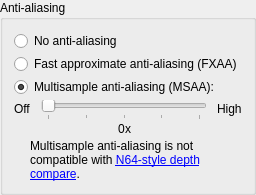
            <widget class="QGroupBox" name="antiAliasingGroupBox">
             <property name="title">
              <string>Anti-aliasing</string>
             </property>
             <layout class="QVBoxLayout" name="verticalLayout_25">
              <property name="spacing">
               <number>18</number>
              </property>
              <item>
               <widget class="QFrame" name="aliasingFrame">
                <property name="toolTip">
                 <string>&lt;html&gt;&lt;head/&gt;&lt;body&gt;&lt;p&gt;GLideN64 offers two methods to smooth jagged polygons:&lt;/p&gt;&lt;p&gt;&lt;span style=&quot; font-weight:600;&quot;&gt;Fast approximate anti-aliasing (FXAA)&lt;/span&gt;: FXAA is a post-processing filter that can provide a decent result, but as good as MSAA. The main reason to use FXAA is to use with &lt;span style=&quot; font-weight:600;&quot;&gt;N64-style depth compare&lt;/span&gt;. FXAA adds some blurriness to the output image, causing some textures like text to possibly look worse.&lt;/p&gt;&lt;p&gt;&lt;span style=&quot; font-weight:600;&quot;&gt;Multisample anti-aliasing (MSAA)&lt;/span&gt;: MSAA is a standard anti-aliasing technique used in computer graphics to improve image quality. Most modern GPUs support 2, 4, 8, and 16 samples. More samples mean better quality, but are slower. There are two downsides: it's incompatible with &lt;span style=&quot; font-weight:600;&quot;&gt;N64-style depth compare&lt;/span&gt; and may cause minor glitches in some games.&lt;/p&gt;&lt;p&gt;Recommendation: [&lt;span style=&quot; font-style:italic;&quot;&gt;Usually 16x MSAA, or FXAA with N64-style depth compare&lt;/span&gt;]&lt;/p&gt;&lt;/body&gt;&lt;/html&gt;</string>
                </property>
                <layout class="QVBoxLayout" name="verticalLayout_54">
                 <property name="spacing">
                  <number>3</number>
                 </property>
                 <property name="leftMargin">
                  <number>0</number>
                 </property>
                 <property name="topMargin">
                  <number>0</number>
                 </property>
                 <property name="rightMargin">
                  <number>0</number>
                 </property>
                 <property name="bottomMargin">
                  <number>0</number>
                 </property>
                 <item>
                  <widget class="QRadioButton" name="noaaRadioButton">
                   <property name="text">
                    <string>No anti-aliasing</string>
                   </property>
                  </widget>
                 </item>
                 <item>
                  <widget class="QRadioButton" name="fxaaRadioButton">
                   <property name="text">
                    <string>Fast approximate anti-aliasing (FXAA)</string>
                   </property>
                  </widget>
                 </item>
                 <item>
                  <widget class="QRadioButton" name="msaaRadioButton">
                   <property name="text">
                    <string>Multisample anti-aliasing (MSAA):</string>
                   </property>
                   <property name="checked">
                    <bool>true</bool>
                   </property>
                  </widget>
                 </item>
                 <item>
                  <widget class="QFrame" name="aliasingSliderFrame">
                   <layout class="QHBoxLayout" name="horizontalLayout_5">
                    <property name="spacing">
                     <number>10</number>
                    </property>
                    <property name="leftMargin">
                     <number>0</number>
                    </property>
                    <property name="topMargin">
                     <number>0</number>
                    </property>
                    <property name="rightMargin">
                     <number>0</number>
                    </property>
                    <property name="bottomMargin">
                     <number>0</number>
                    </property>
                    <item>
                     <layout class="QHBoxLayout" name="horizontalLayout_31">
                      <property name="topMargin">
                       <number>2</number>
                      </property>
                      <item alignment="Qt::AlignTop">
                       <widget class="QLabel" name="aliasingOffLabel">
                        <property name="text">
                         <string>Off</string>
                        </property>
                       </widget>
                      </item>
                     </layout>
                    </item>
                    <item>
                     <layout class="QVBoxLayout" name="verticalLayout_44">
                      <property name="spacing">
                       <number>2</number>
                      </property>
                      <item>
                       <widget class="QSlider" name="aliasingSlider">
                        <property name="maximum">
                         <number>4</number>
                        </property>
                        <property name="singleStep">
                         <number>1</number>
                        </property>
                        <property name="pageStep">
                         <number>1</number>
                        </property>
                        <property name="orientation">
                         <enum>Qt::Horizontal</enum>
                        </property>
                        <property name="tickPosition">
                         <enum>QSlider::TicksBelow</enum>
                        </property>
                        <property name="tickInterval">
                         <number>1</number>
                        </property>
                       </widget>
                      </item>
                      <item>
                       <layout class="QHBoxLayout" name="horizontalLayout_3">
                        <property name="spacing">
                         <number>0</number>
                        </property>
                        <item>
                         <spacer name="horizontalSpacer">
                          <property name="orientation">
                           <enum>Qt::Horizontal</enum>
                          </property>
                          <property name="sizeType">
                           <enum>QSizePolicy::MinimumExpanding</enum>
                          </property>
                          <property name="sizeHint" stdset="0">
                           <size>
                            <width>0</width>
                            <height>0</height>
                           </size>
                          </property>
                         </spacer>
                        </item>
                        <item>
                         <widget class="QLabel" name="aliasingLabelVal">
                          <property name="sizePolicy">
                           <sizepolicy hsizetype="Fixed" vsizetype="Preferred">
                            <horstretch>0</horstretch>
                            <verstretch>0</verstretch>
                           </sizepolicy>
                          </property>
                          <property name="text">
                           <string notr="true">0</string>
                          </property>
                         </widget>
                        </item>
                        <item>
                         <widget class="QLabel" name="aliasingXLabel">
                          <property name="sizePolicy">
                           <sizepolicy hsizetype="Fixed" vsizetype="Preferred">
                            <horstretch>0</horstretch>
                            <verstretch>0</verstretch>
                           </sizepolicy>
                          </property>
                          <property name="text">
                           <string notr="true">x</string>
                          </property>
                         </widget>
                        </item>
                        <item>
                         <spacer name="horizontalSpacer_2">
                          <property name="orientation">
                           <enum>Qt::Horizontal</enum>
                          </property>
                          <property name="sizeType">
                           <enum>QSizePolicy::MinimumExpanding</enum>
                          </property>
                          <property name="sizeHint" stdset="0">
                           <size>
                            <width>0</width>
                            <height>0</height>
                           </size>
                          </property>
                         </spacer>
                        </item>
                       </layout>
                      </item>
                     </layout>
                    </item>
                    <item>
                     <layout class="QHBoxLayout" name="horizontalLayout_32">
                      <property name="topMargin">
                       <number>2</number>
                      </property>
                      <item alignment="Qt::AlignTop">
                       <widget class="QLabel" name="aliasingHighLabel">
                        <property name="text">
                         <string extracomment="The highest of a set of numbers">High</string>
                        </property>
                       </widget>
                      </item>
                     </layout>
                    </item>
                   </layout>
                  </widget>
                 </item>
                 <item>
                  <widget class="QFrame" name="aliasingWarningFrame">
                   <layout class="QHBoxLayout" name="horizontalLayout_19">
                    <property name="spacing">
                     <number>9</number>
                    </property>
                    <property name="leftMargin">
                     <number>0</number>
                    </property>
                    <property name="topMargin">
                     <number>0</number>
                    </property>
                    <property name="rightMargin">
                     <number>0</number>
                    </property>
                    <property name="bottomMargin">
                     <number>0</number>
                    </property>
                    <item>
                     <widget class="QLabel" name="aliasingWarningIcon">
                      <property name="sizePolicy">
                       <sizepolicy hsizetype="Fixed" vsizetype="Preferred">
                        <horstretch>0</horstretch>
                        <verstretch>0</verstretch>
                       </sizepolicy>
                      </property>
                      <property name="pixmap">
                       <pixmap resource="icon.qrc">:/Info.ico</pixmap>
                      </property>
                     </widget>
                    </item>
                    <item>
                     <widget class="QLabel" name="aliasingWarningLabel">
                      <property name="text">
                       <string>Multisample anti-aliasing is not compatible with &lt;a href=&quot;#n64DepthCompare&quot;&gt;N64-style depth compare&lt;/a&gt;.</string>
                      </property>
                      <property name="wordWrap">
                       <bool>true</bool>
                      </property>
                      <property name="textInteractionFlags">
                       <set>Qt::LinksAccessibleByKeyboard|Qt::LinksAccessibleByMouse</set>
                      </property>
                     </widget>
                    </item>
                   </layout>
                  </widget>
                 </item>
                </layout>
               </widget>
              </item>
             </layout>
            </widget>
